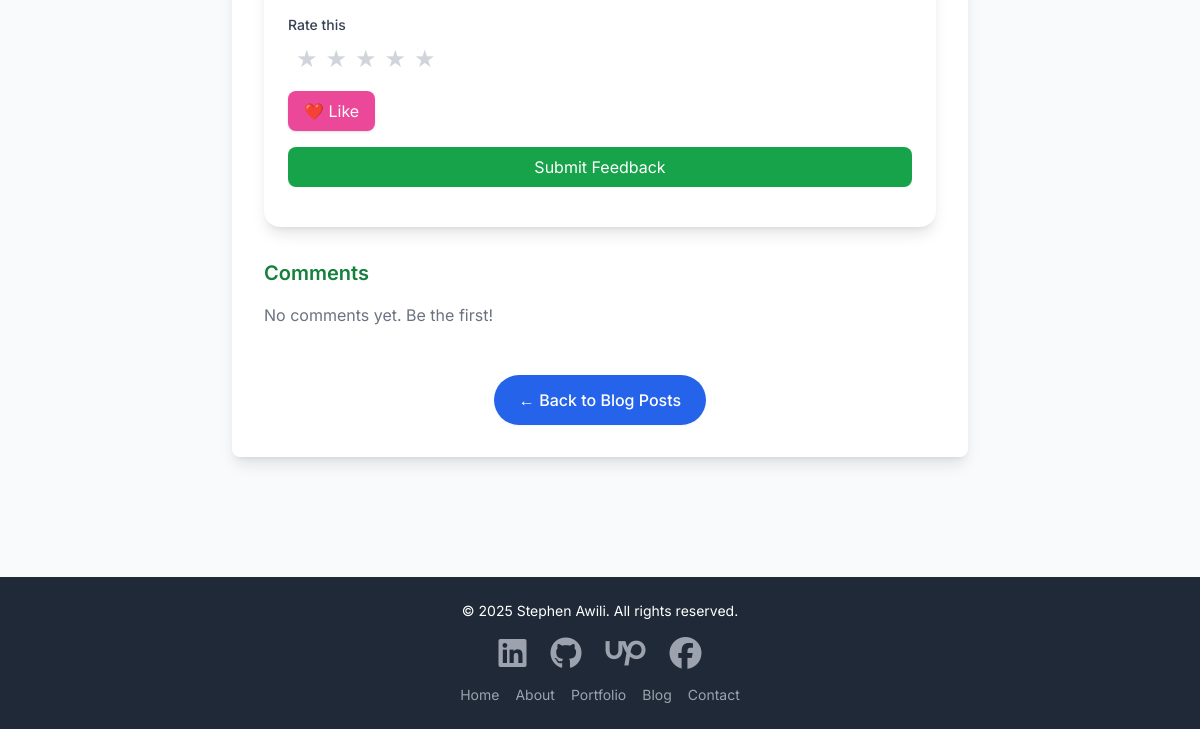
The app's page /blog/unlocking-business-potential-a-gentle-introduction-to-zoho (lower part), older data.
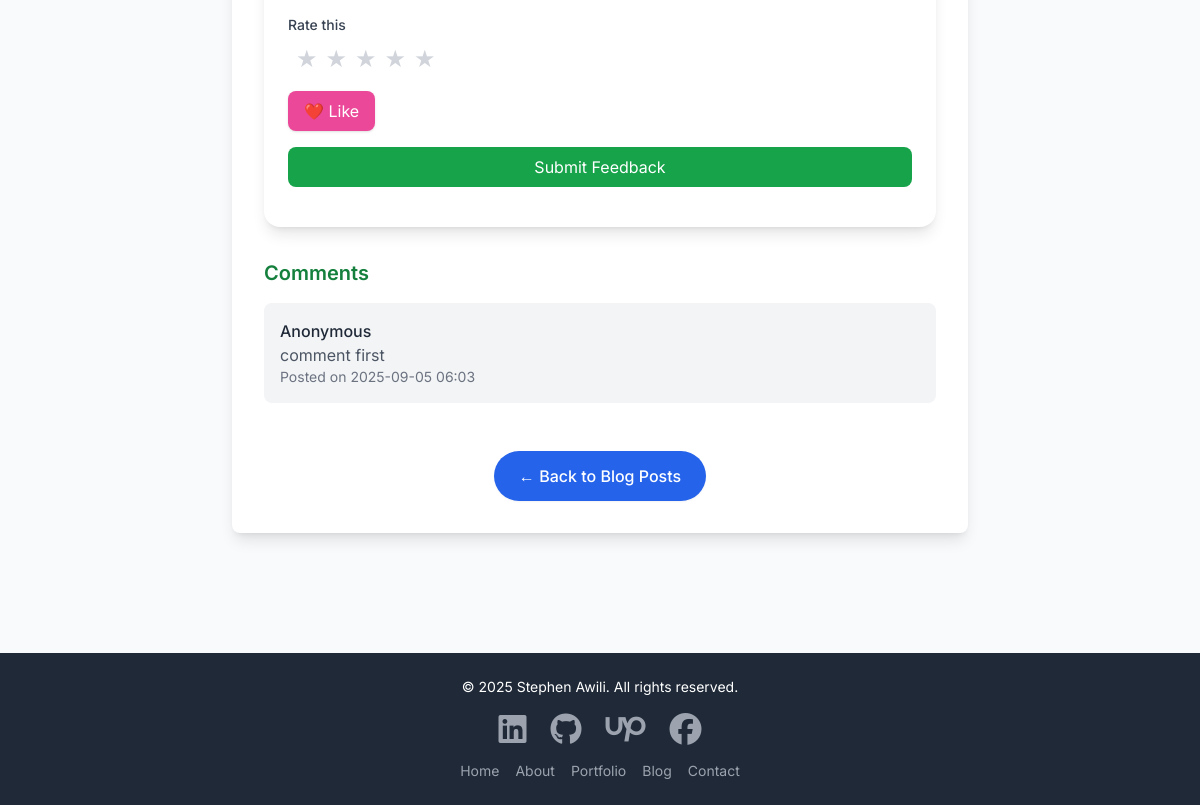
The same page, newer data.
### model.py (models this page shows, shortened)
class Comment(db.Model):
    id = db.Column(db.Integer, primary_key=True)
    content = db.Column(db.Text, nullable=False)
    date_posted = db.Column(db.DateTime, default=datetime.utcnow)
    guest_name = db.Column(db.String(100), nullable=True)
    guest_email = db.Column(db.String(120), nullable=True)
    post_id = db.Column(db.Integer, db.ForeignKey('blog_post.id'), nullable=True)
    project_id = db.Column(db.Integer, db.ForeignKey('project.id'), nullable=True)

### app.py (the view, shortened to what this page needs)
@app.route('/blog/<string:slug>', methods=["GET", "POST"])
def blog_post(slug):
    post = BlogPost.query.filter_by(slug=slug).first_or_404()
    form = CommentForm()
    return render_template("blog.html", post=post, form=form, title=post.title)

### templates/blog.html (shortened to what this page needs)
﻿{% extends "base.html" %}
{% block content %}
<div class="container mx-auto px-4 py-16 md:py-24 max-w-3xl">
    <article class="bg-white rounded-lg shadow-lg p-8">
        <div class="max-w-3xl mx-auto bg-white shadow-lg rounded-2xl p-6 mt-10">
            <form method="POST" class="space-y-4">
                <div>
                    <label class="block text-sm font-medium text-gray-700">Rate this</label>
                    <div class="flex items-center space-x-2 mt-2">
                        {% for i in range(1,6) %}
                        <label for="star{{i}}" class="cursor-pointer text-2xl text-gray-300 peer-checked:text-yellow-400">★</label>
                        {% endfor %}
                    </div>
                </div>
                <div>
                    <button type="submit" onclick="document.getElementById('likeField').value='true';"
                            class="flex items-center px-4 py-2 bg-pink-500 text-white rounded-lg shadow hover:bg-pink-600">
                        ❤️ Like
                    </button>
                </div>
                <div>
                    <button type="submit" class="w-full bg-green-600 text-white py-2 px-4 rounded-lg hover:bg-green-700">
                        Submit Feedback
                    </button>
                </div>
            </form>
        </div>
        <div class="max-w-3xl mx-auto mt-8">
            <h3 class="text-xl font-semibold mb-4 text-green-700">Comments</h3>
            {% for comment in post.comments %}
            <div class="bg-gray-100 p-4 rounded-lg mb-3">
                <p class="font-medium text-gray-800">
                    {{ comment.user.username if comment.user else comment.guest_name or "Anonymous" }}
                </p>
                <p class="text-gray-600">{{ comment.content }}</p>
                <p class="text-sm text-gray-500">Posted on {{ comment.date_posted.strftime('%Y-%m-%d %H:%M') }}</p>
            </div>
            {% else %}
            <p class="text-gray-500">No comments yet. Be the first!</p>
            {% endfor %}
        </div>
        <div class="mt-12 text-center">
            <a href="{{ url_for('blog') }}" class="inline-flex items-center px-6 py-3 border border-transparent text-base font-medium rounded-full shadow-sm text-white bg-blue-600 hover:bg-blue-700 focus:outline-none focus:ring-2 focus:ring-offset-2 focus:ring-blue-500 transition-colors">
                &larr; Back to Blog Posts
            </a>
        </div>
    </article>
</div>
{% endblock %}

Row changes from the older to the newer data that the page shows:
added Comment: user "Anonymous", content "comment first", date_posted "2025-09-05 06:03"
Text that changed along with them:
text no longer shown: "No comments yet. Be the first!"
